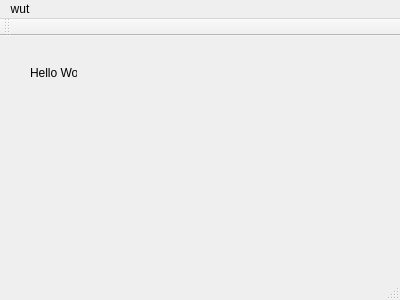
<?xml version="1.0" encoding="UTF-8"?>
<ui version="4.0">
 <class>MainWindow</class>
 <widget class="QMainWindow" name="MainWindow">
  <property name="geometry">
   <rect>
    <x>0</x>
    <y>0</y>
    <width>400</width>
    <height>300</height>
   </rect>
  </property>
  <property name="windowTitle">
   <string>MainWindow</string>
  </property>
  <widget class="QWidget" name="centralWidget">
   <widget class="QLabel" name="label">
    <property name="geometry">
     <rect>
      <x>30</x>
      <y>30</y>
      <width>47</width>
      <height>13</height>
     </rect>
    </property>
    <property name="text">
     <string>Hello World</string>
    </property>
   </widget>
  </widget>
  <widget class="QMenuBar" name="menuBar">
   <property name="geometry">
    <rect>
     <x>0</x>
     <y>0</y>
     <width>400</width>
     <height>21</height>
    </rect>
   </property>
   <widget class="QMenu" name="menuwut">
    <property name="title">
     <string>wut</string>
    </property>
    <addaction name="actionis"/>
    <addaction name="actionthis"/>
   </widget>
   <addaction name="menuwut"/>
  </widget>
  <widget class="QToolBar" name="mainToolBar">
   <attribute name="toolBarArea">
    <enum>TopToolBarArea</enum>
   </attribute>
   <attribute name="toolBarBreak">
    <bool>false</bool>
   </attribute>
  </widget>
  <widget class="QStatusBar" name="statusBar"/>
  <action name="actionis">
   <property name="text">
    <string>is</string>
   </property>
  </action>
  <action name="actionthis">
   <property name="text">
    <string>this</string>
   </property>
  </action>
 </widget>
 <layoutdefault spacing="6" margin="11"/>
 <resources/>
 <connections/>
</ui>
